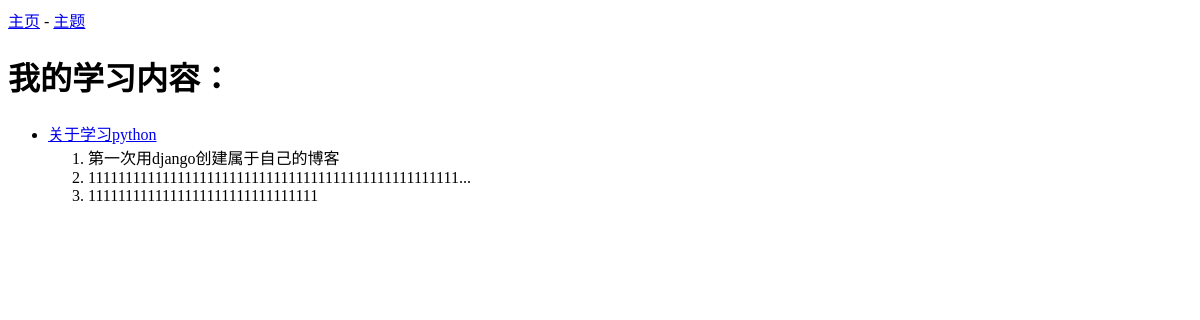
Before: /topics/ with the older database file.
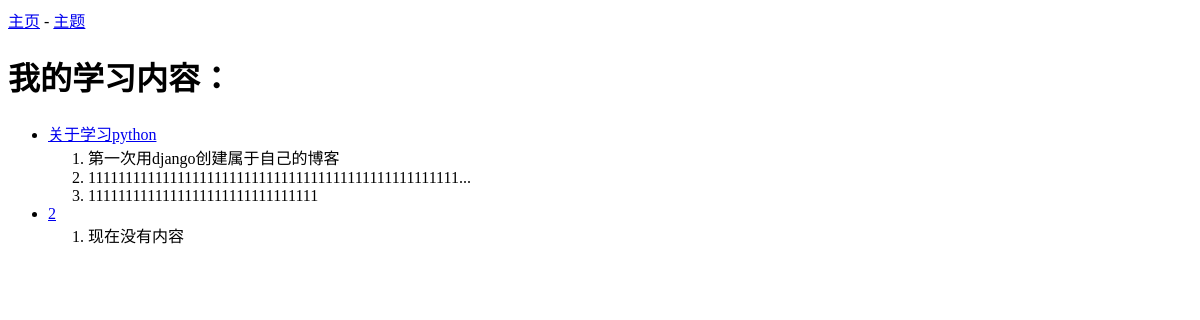
After: the same page with the newer database file.
### blogs/models.py (models this page shows)
class Topic(models.Model):
    text = models.CharField(max_length=200)
    date_added = models.DateTimeField(auto_now_add=True)
    def __str__(self):
        return self.text

class Entry(models.Model):
    Topic=models.ForeignKey(Topic,on_delete=models.CASCADE)
    text=models.TextField()
    date_added = models.DateTimeField(auto_now_add=True)
    class Meta:
        verbose_name_plural = 'entries'
    def __str__(self):
        if len(self.text)>=50:
            return self.text[:50]+'...'
        else:
            return  self.text

### blogs/views.py (the view)
# urls.py: url(r'^topics/$',views.topics,name='topics'),
def topics(request):
    topics=Topic.objects.order_by('date_added')
    context={'topics':topics}
    return render(request, 'blogs/topics.html', context)

### blogs/templates/blogs/topics.html
{%extends "blogs/base.html"%}
{%block content%}
<h1>我的学习内容：</h1>
<ul>
    {%for topic in topics%}
    <li>
        <a href="{% url 'blogs:topic' topic_id=topic.id %}">{{topic}}</a>
    </li>
    <ol>
        {% for entry in topic.entry_set.all %}
        <li>{{entry}}</li>
        {%empty%}
        <li>现在没有内容</li>
        {%endfor%}
    </ol>
    {%endfor%}
</ul>
{%endblock content%}

### blogs/templates/blogs/base.html
<a href="{%url 'blogs:index'%}">主页</a> - <a href="{%url 'blogs:topics'%}">主题</a>
{%block content%}{%endblock content%}

Changed rows visible on the page:
added Topic: text "2"
